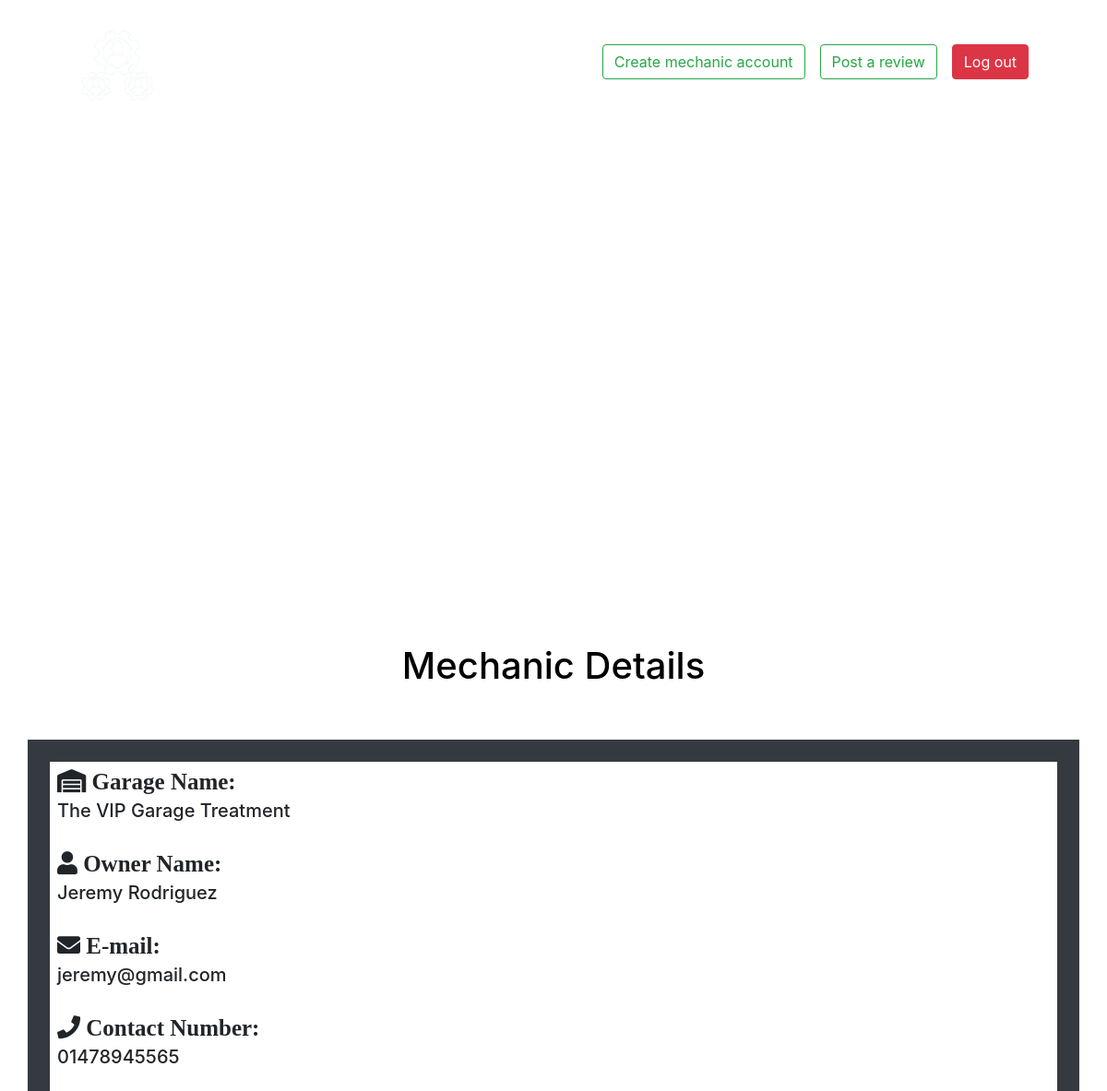
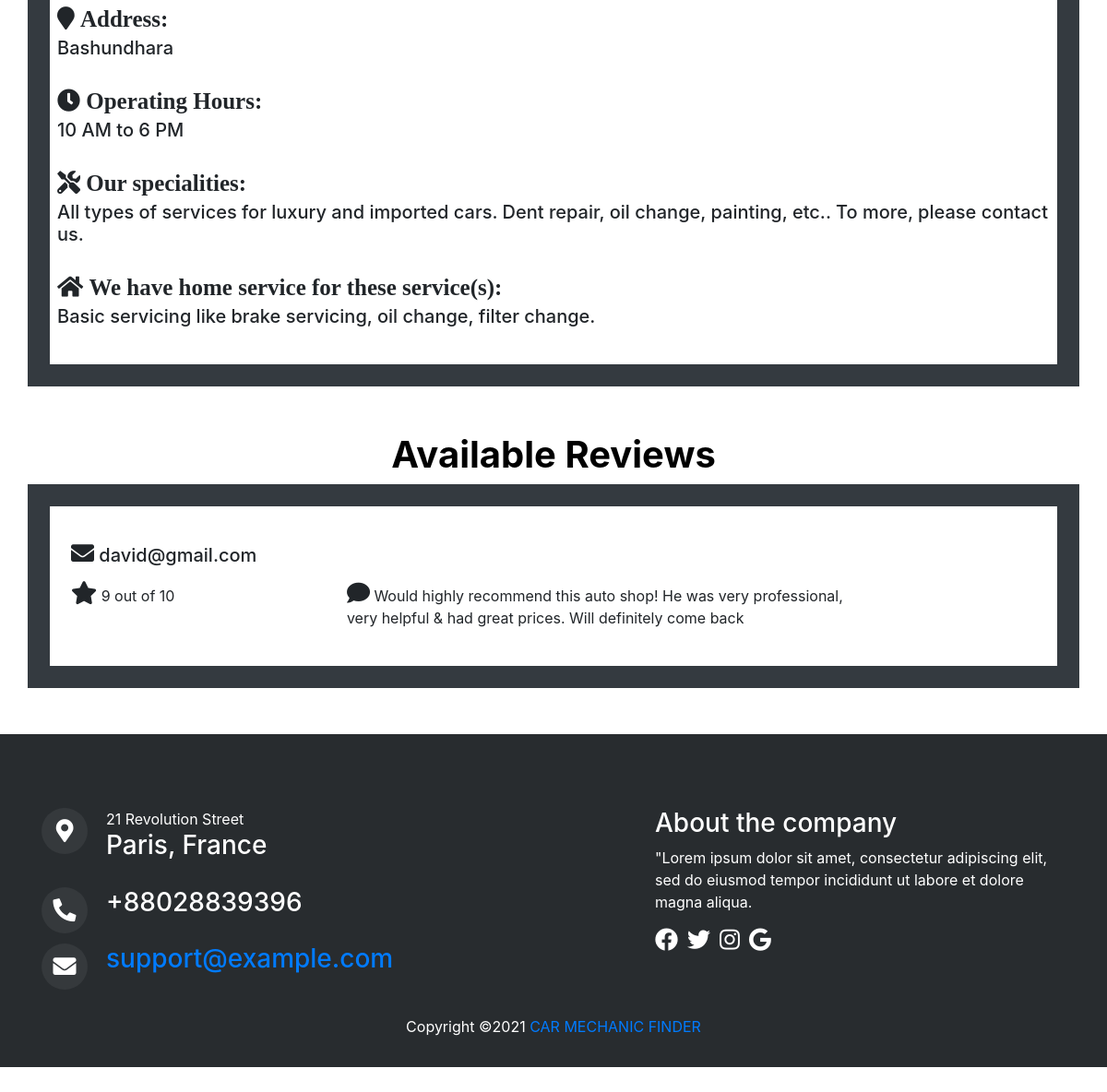
Page /mechanicDetails.php?id=The VIP Garage Treatment (signed in) on the committed database (2 pictures, top to bottom).
### tables this page shows
CREATE TABLE `mechanics` (
  `id` int(11) NOT NULL,
  `ownerName` varchar(50) NOT NULL,
  `garageName` varchar(100) NOT NULL,
  `email` varchar(50) NOT NULL,
  `phone` varchar(11) NOT NULL,
  `address` varchar(200) NOT NULL,
  `operatingHours` varchar(20) NOT NULL,
  `speciality` varchar(500) NOT NULL,
  `home_services` varchar(500) DEFAULT NULL
);

CREATE TABLE `review` (
  `id` int(11) NOT NULL,
  `shopName` varchar(500) NOT NULL,
  `experience` varchar(1000) NOT NULL,
  `rating` int(2) NOT NULL,
  `author` varchar(100) NOT NULL
);

### mechanicDetails.php (the view, shortened to what this page needs)
<?php
$garage_name = $_GET['id'];
?>
<!DOCTYPE html>
<html lang="en">
<head>
    <link rel="stylesheet" href="https://maxcdn.bootstrapcdn.com/bootstrap/4.0.0/css/bootstrap.min.css">
    <link rel="stylesheet" href="OtherPages/assets/css/style.css">
    <link rel="stylesheet" href="https://cdnjs.cloudflare.com/ajax/libs/font-awesome/5.15.4/css/all.min.css" />
</head>
<body>
    <header>
        <div class="container">
             <nav class="navbar navbar-light">
                <nav class="navbar navbar-expand-lg navbar-dark bg-light w-100">
                    <a class="navbar-brand" href="home.php"> <img src="OtherPages/assets/images/logo-100.png" alt=""></a>
                    <div class="collapse navbar-collapse" id="navbarSupportedContent">
                      <ul class="navbar-nav ml-auto">
                      <li class="nav-item active">
                          <a class="nav-link" href="home.php">Home <span class="sr-only">(current)</span></a>
                        </li>
                        <li class="nav-item">
                          <a class="nav-link" href="privacy&policy.php">Privacy & Policy</a>
                        </li>
                        <li class="nav-item">
                          <a class="nav-link" href="contact.php">Contact Us</a>
                        </li>
                        <li class="nav-item">
                            <a class="nav-link button" href="mechanicRegistration.php">
                            <button class="btn btn-outline-success my-2 my-sm-0 text-center m-auto w-100 ml-2" type="submit">Create mechanic account</button></a>
                        </li>
                        <li class="nav-item">
                            <a class="nav-link button" href="postReview.php">
                            <button class="btn btn-outline-success my-2 my-sm-0 text-center m-auto w-100 ml-2" type="submit">Post a review</button></a>
                        </li>
                        <li class="nav-item">
                            <a class="nav-link button" href="logout.php">
                            <button class="btn btn-danger my-2 my-sm-0 text-center m-auto w-100 ml-2" type="submit">Log out</button></a>
                        </li>
                      </ul>
                    </div>
                  </nav>
            </nav>
        </div>
    </header>
     <section id="hero">
        <video width="100%" autoplay muted loop id="myVideo">
            <source src="OtherPages/rain.mp4" type="video/mp4">
            </video>
    </section>
    <section>
        <h1 class="align-center">Mechanic Details</h1><br><br>
                <div class="container bg-dark p-4">
                    <div class="d-flex justify-content-center">
                        <div class="col-md-12 align-items-center bg-white p-2 p-top-10">
                                    <?php
                                    $conn = new mysqli("localhost", "root", "", "mechanic_finder");
                                    $query = "SELECT * FROM `mechanics` where garageName = '$garage_name'";
                                    $result = $conn->query($query);
                                    if ($result->num_rows > 0) {
                                        while ($row = $result->fetch_assoc()) {
                                            $ownerName = $row["ownerName"];
                                            $garageName = $row["garageName"];
                                            $email = $row["email"];
                                            $phone = $row["phone"];
                                            $address = $row["address"];
                                            $operatingHours = $row["operatingHours"];
                                            $speciality = $row["speciality"];
                                            $home_services = $row["home_services"];
                                    echo "<div class='descript_wrap white-bg'>
                                                    <div>
                                                        <h3 class='fa fa-warehouse'> Garage Name:</h3>
                                                        <h5>{$garageName}</h5><br>
                                                    </div>
                                                    <div>
                                                        <h3 class='fa fa-user'> Owner Name:</h3>
                                                        <h5>{$ownerName}</h5><br>
                                                    </div>
                                                    <div>
                                                        <h3 class='fa fa-envelope'> E-mail:</h3>
                                                        <h5>{$email}</h5><br>
                                                    </div>
                                                    <div>
                                                        <h3 class='fa fa-phone'> Contact Number:</h3>
                                                        <h5>{$phone}</h5><br>
                                                    </div>
                                                    <div>
                                                        <h3 class='fa fa-map-marker'> Address:</h3>
                                                        <h5>{$address}</h5><br>
                                                    </div>
                                                    <div>
                                                        <h3 class='fa fa-clock'> Operating Hours:</h3>
                                                        <h5>{$operatingHours}</h5><br>
                                                    </div>
                                                    <div>
                                                        <h3 class='fa fa-tools'> Our specialities:</h3>
                                                        <h5>{$speciality}</h5><br>
                                                    </div>
                                                    <div>
                                                        <h3 class='fa fa-home'> We have home service for these service(s):</h3>
                                                        <h5>{$home_services}</h5><br>
                                                    </div>
                                                </div>
                                            ";
                                            }
                                        }
                                    ?>
                    </div>
                </div>
            </div>
            <?php
include_once 'database.php';
$result1 = mysqli_query($conn,"SELECT * FROM review where shopName = '$garage_name'");
?>
    <section>
    <h1 class="align-center font-cond-b fg-text-d lts-md fs-300 fs-300-xs no-mg" contenteditable="false">Available Reviews</h1>
            <div class="container bg-dark p-4">
                <div class="d-flex justify-content-center">
                    <div class="col-md-12 align-items-center bg-white p-2 p-top-10">
                    <div class="container">
        <div class="mgb-40 padb-30 auto-invert line-b-4 align-center">
        </div>
        <div class="row  d-flex flex-row">
                <?php
                while($row = mysqli_fetch_array($result1)) {
                ?>
                            <div class="col-md-12 mb-3 jobs_conetent">
                                <div class="row">
                                    <div class="col-md-12 mb-2">
                                    <h5> <i class="fa fa-envelope" aria-hidden="true"></i> <?php echo $row["author"];?></h5>
                                    </div>
                                    <div class="col-md-12">
                                        <div class="row">
                                            <div class="col-md-10">
                                                <div class="row">
                                                    <div class="col-md-4"> <p><i class="fa fa-star" aria-hidden="true"></i> <?php echo $row["rating"]; ?> out of 10 </p></div>
                                                    <div class="col-md-8"><p> <i class="fa fa-comment" aria-hidden="true"></i> <?php echo $row["experience"]; ?></p></div>
                                                </div>
                                            </div>
                                        </div>
                                    </div>
                                </div>
                            </div>
                <?php
                }
                ?>
        </div>
    </div>
                    </div>
                </div>
            </div>
    </section>
    <footer class="text-center text-lg-start">
        <div class="container">
            <div class="row top-footer">
                <div class="col-md-5">
                    <ul>
                        <li><div class="icons"><i class="fa fa-map-marker-alt"></i></div><div class="icon-text">21 Revolution Street<br><h3>Paris, France</h3></div></li>
                        <li>
                        <li><div class="icons"><i class="fa fa-phone-alt"></i></div><div class="icon-text"><h3>+88028839396</h3></div></li>
                        <li>
                        <li><div class="icons"><i class="fa fa-envelope"></i></div><div class="icon-text"><h3><a href="#">support@example.com</a></h3></div></li>
                    </ul>
                </div>
                <div class="col-md-5 offset-md-2 footer-right">
                    <h3>About the company</h3>
                    <p>"Lorem ipsum dolor sit amet, consectetur adipiscing elit, sed do eiusmod tempor incididunt ut labore et dolore magna aliqua.</p>
                    <ul>
                        <li><a href="#"><i class="fab fa-facebook"></i></a></li>
                        <li><a href="#"><i class="fab fa-twitter"></i></a></li>
                        <li><a href="#"><i class="fab fa-instagram"></i></a></li>
                        <li><a href="#"><i class="fab fa-google"></i></a></li>
                    </ul>
                </div>
            </div>
        </div>
        <div class="text-center p-3">
            <p>Copyright &copy;<script>document.write(new Date().getFullYear());</script> <a href="home.php">CAR MECHANIC FINDER</a></p>
        </div>
      </footer>
</body>
</html>

### OtherPages/assets/css/style.css (style rules this page uses)
body { margin: 0; }
header { background-color: transparent; width: 100%; position: absolute; left: 0; top: 0; z-index: 999; }
video { margin-top: -50px; }
.fa, .fab { font-size: 25px; }
h1 { color: #000!important; }
.icons { width: 50px; height: 50px; background-color: #35393C; border-radius: 50%; line-height: 50px; margin-right: 20px; float: left; }
.icon-text { overflow: hidden; text-align: left; }
.icons .fa { line-height: 50px; }
.button { margin-top: -8px; }
section { padding: 50px 0px; overflow: hidden; }
.nav-link { color: #fff!important; }
#hero { background-size: 100% 100%; height: 648px; background-repeat: no-repeat; background-position: center; padding: 0; }
.align-center { text-align: center; }
img { border: 0; }
.padb-30, .padb-30-all > * { padding-bottom: 30px; }
.mgb-40, .mgb-40-all > * { margin-bottom: 0; }
[class*="line-b"] { position: relative; border-color: #E6AF2A; }
.fg-text-d, .fg-hov-text-d:hover, .fg-active-text-d.active { color: #fff; }
.font-cond-b { font-weight: 700 !important; }
header .bg-light { background-color: transparent!important; }
footer { background-color: #282C2F; color: white; padding-top: 80px; }
footer ul { padding: 0; margin: 0; list-style: none; }
footer ul li { margin-bottom: 20px; }
footer .footer-right { text-align: left; }
footer .footer-right ul li { float: left; margin-right: 10px; }
footer .footer-right ul li a { color: white; }

### rows in the picture
mechanics: garageName "The VIP Garage Treatment", ownerName "Jeremy Rodriguez", email "jeremy@gmail.com", phone "01478945565", address "Bashundhara", operatingHours "10 AM to 6 PM", speciality "All types of services for luxury and imported cars. Dent repair, oil change, painting, etc.. To more, please contact us.", home_services "Basic servicing like brake servicing, oil change, filter change."
review: author "david@gmail.com", rating "9", experience "Would highly recommend this auto shop! He was very professional, very helpful & had great prices. Will definitely come back"
